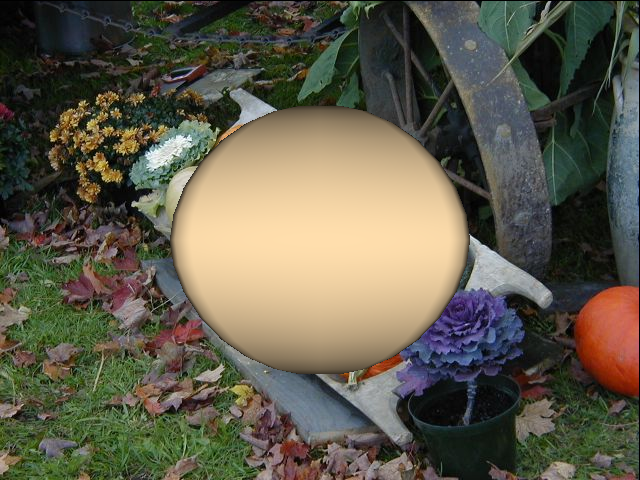

Write Python code to recreate this figure.
#!/usr/bin/env python

# Display a JPEG image as a background layer behind a 3D superquadric
# using two renderers on separate layers.

import os
from pathlib import Path

# Factory overrides: importing these modules registers the OpenGL rendering
# and interaction style implementations for vtkRenderingCore factory classes.
import vtkmodules.vtkInteractionStyle  # noqa: F401
import vtkmodules.vtkRenderingOpenGL2  # noqa: F401
# VTK pipeline classes used in this example
from vtkmodules.vtkFiltersSources import vtkSuperquadricSource
from vtkmodules.vtkIOImage import vtkJPEGReader
from vtkmodules.vtkRenderingCore import (
    vtkActor,
    vtkImageActor,
    vtkPolyDataMapper,
    vtkRenderWindow,
    vtkRenderWindowInteractor,
    vtkRenderer,
)

# Colors (normalized RGB)
navajo_white_rgb = (1.0, 0.871, 0.678)

# Data directory: defaults to the folder containing this script
data_dir = Path(os.environ.get("VPE_DATA_DIR", Path(__file__).parent))

# Reader: load the JPEG background image
jpeg_reader = vtkJPEGReader()
jpeg_reader.SetFileName(str(data_dir / "Gourds2.jpg"))
jpeg_reader.Update()
image_data = jpeg_reader.GetOutput()

# Source: generate a superquadric for the foreground scene
superquadric_source = vtkSuperquadricSource()
superquadric_source.SetPhiRoundness(1.1)
superquadric_source.SetThetaRoundness(0.2)

# Mapper: map polygon data to graphics primitives
superquadric_mapper = vtkPolyDataMapper()
superquadric_mapper.SetInputConnection(superquadric_source.GetOutputPort())

# Background actor: display the image as a 2D background
image_actor = vtkImageActor()
image_actor.SetInputData(image_data)

# Actor: assign the mapped geometry
superquadric_actor = vtkActor()
superquadric_actor.SetMapper(superquadric_mapper)
superquadric_actor.GetProperty().SetColor(navajo_white_rgb)

# Background renderer: layer 0, non-interactive
background_renderer = vtkRenderer()
background_renderer.SetLayer(0)
background_renderer.InteractiveOff()
background_renderer.AddActor(image_actor)

# Scene renderer: layer 1, interactive foreground
scene_renderer = vtkRenderer()
scene_renderer.SetLayer(1)
scene_renderer.AddActor(superquadric_actor)

# Window: two-layer rendering with background image and foreground geometry
render_window = vtkRenderWindow()
render_window.SetNumberOfLayers(2)
render_window.AddRenderer(background_renderer)
render_window.AddRenderer(scene_renderer)
render_window.SetWindowName("background")
render_window.SetMultiSamples(0)
render_window.SetSize(640, 480)

# Scene: fit the background image to fill the background renderer
render_window.Render()

origin = image_data.GetOrigin()
spacing = image_data.GetSpacing()
extent = image_data.GetExtent()

camera = background_renderer.GetActiveCamera()
camera.ParallelProjectionOn()

xc = origin[0] + 0.5 * (extent[0] + extent[1]) * spacing[0]
yc = origin[1] + 0.5 * (extent[2] + extent[3]) * spacing[1]
yd = (extent[3] - extent[2] + 1) * spacing[1]
d = camera.GetDistance()
camera.SetParallelScale(0.5 * yd)
camera.SetFocalPoint(xc, yc, 0.0)
camera.SetPosition(xc, yc, d)

# Interactor: handle mouse and keyboard events
render_window_interactor = vtkRenderWindowInteractor()
render_window_interactor.SetRenderWindow(render_window)

render_window_interactor.Initialize()
render_window_interactor.Start()
